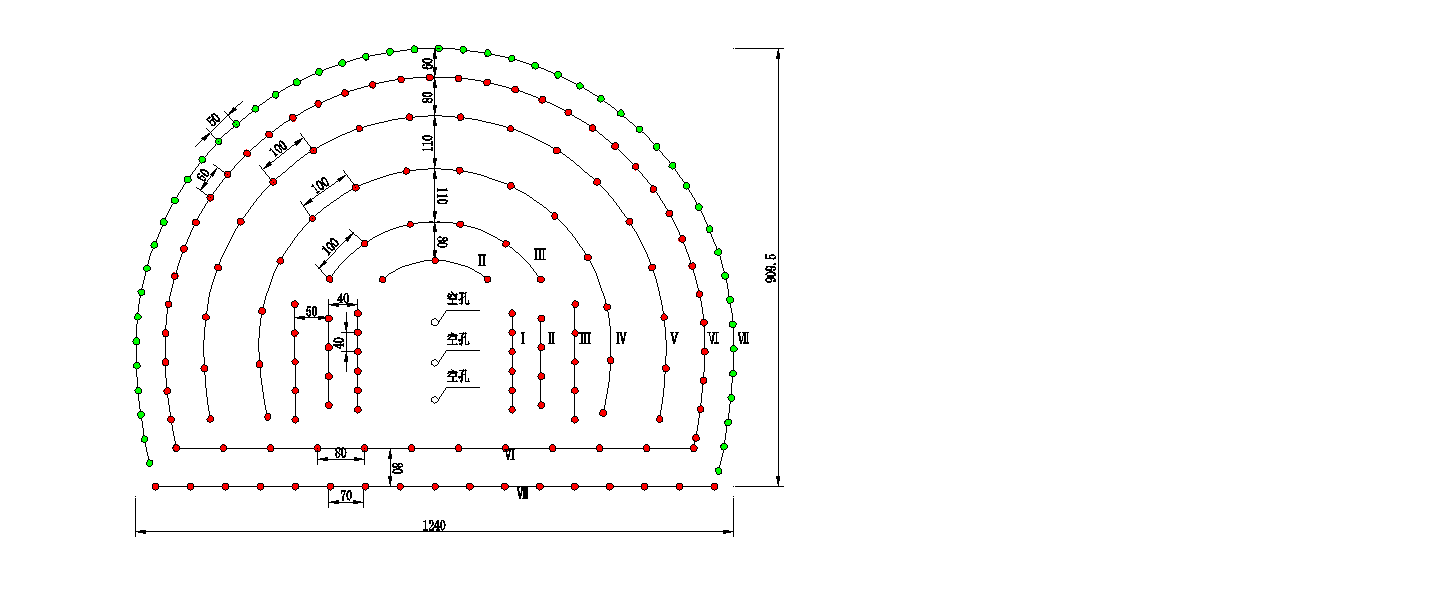
#> input picture 隧道爆破孪生模块/数据生成脚本/source/正洞Ⅳ级全断面炮眼布置图_图4.4-5.png, 1456 x 591 px, found by its file name
$ python build_design.py
#> lines starting #> are read from the running program, lines starting #| are printed output that depends on the picture; after the words box and inside, x2 and y2 are one past the last pixel; in counts of white or black regions, pixels touching at a corner belong together
# -*- coding: utf-8 -*-
"""
YL交通隧道 正洞(Ⅳ级全断面) 爆破设计三维生成
- 数据基准: 方案 图4.4-5 炮眼布置图 (source/正洞Ⅳ级全断面炮眼布置图_图4.4-5.png)
- 断面开挖宽 12.40 m, 与平台隧道模型实测断面一致 -> 设计=基准, 后续点云套在其上
- 局部坐标系(断面局部):  x=横向(右+)  y=进尺/纵深(向岩体+)  z=竖向(上+)
  原点: x=0 中线, y=0 掌子面, z=0 底板(仰拱面)
- 三维孔深/插角: 方案未给逐孔详值, 采用经验值(见 EMPIRICAL)
"""
import json, math
from pathlib import Path
import numpy as np
from PIL import Image
from scipy import ndimage

ROOT = Path(__file__).resolve().parents[1]
FIG = ROOT / "source" / "正洞Ⅳ级全断面炮眼布置图_图4.4-5.png"
OUT = ROOT / "build" / "blast-design-zhengdong.json"

OUTLINE_W = 12.40        # 开挖宽 (m) 图纸标注 1240
PERIM_SPAN = 12.10       # 周边孔横向跨度(周边孔约在轮廓内 0.15m)
WALL_MARGIN = 0.15       # 轮廓相对周边孔外扩
ADVANCE_M = 2.2          # 循环进尺(设计规范值)
Z_AXIS = 4.6             # 隧道轴心高度(用于周边/辅助孔径向外插方向)
HOLE_DEPTH_M = 4.5       # 炮孔孔底目标纵深(-y): 让孔正好钻到点云壳体后壁附近(壳深约5m)

CATEGORY = {
    "perimeter": {"label": "周边孔", "color": "#1560e6", "lengthM": 2.4, "angleDeg": 1.5},
    "cut":       {"label": "掏槽孔", "color": "#e11d2e", "lengthM": 2.6, "angleDeg": 9.0},
    "auxiliary": {"label": "辅助孔", "color": "#f4600a", "lengthM": 2.4, "angleDeg": 1.0},
    "floor":     {"label": "底板孔", "color": "#9b1fe6", "lengthM": 2.4, "angleDeg": 3.0},
}


def unit(v):
    n = math.sqrt(sum(c * c for c in v)) or 1.0
    return [c / n for c in v]


def extract_holes():
    im = np.asarray(Image.open(FIG).convert("RGB")).astype(int)
    R, G, B = im[..., 0], im[..., 1], im[..., 2]
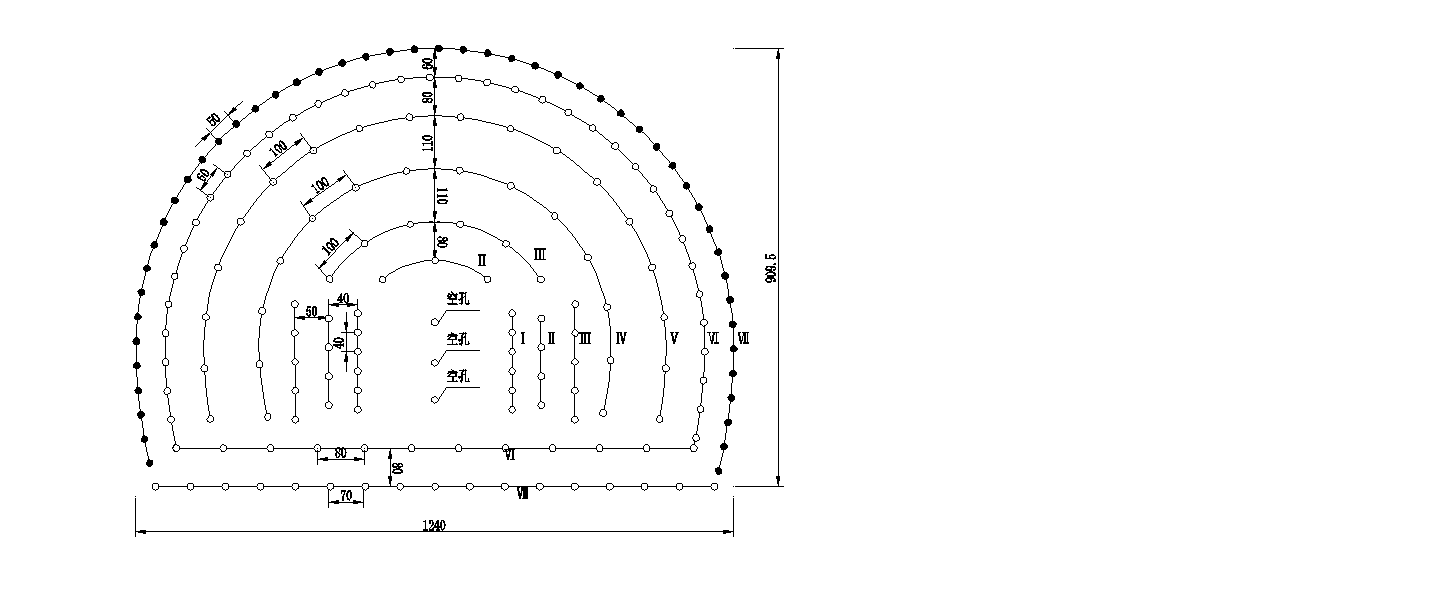
#> R: shape (591, 1456) int64; 98.3% white; black in thin lines or dots, all inside (x1, y1, x2, y2) = (132, 45, 784, 537)
#> G: shape (591, 1456) int64; 98% white; 48 black regions (10 under 20 px), largest, box (x1, y1, x2, y2) and area: (132, 45, 738, 508) 11513, (291, 293, 362, 424) 1385, (135, 498, 734, 537) 840
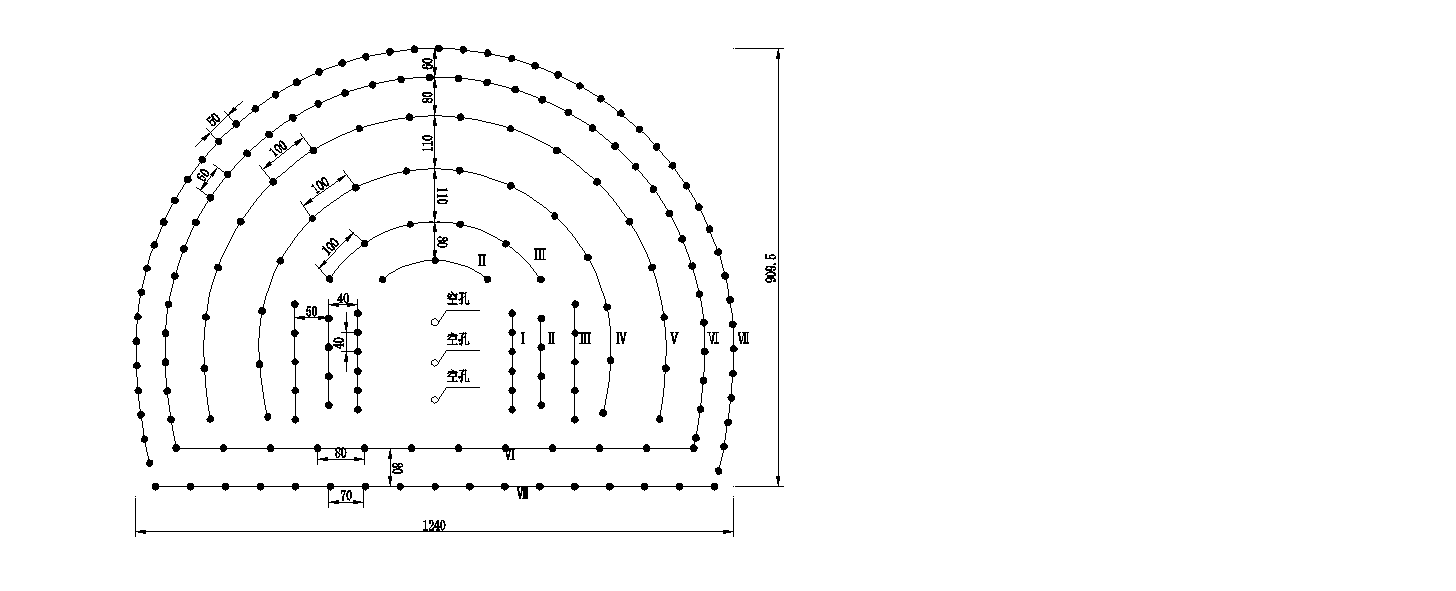
#> B: shape (591, 1456) int64; 97.9% white; 45 black regions (7 under 20 px), largest, box (x1, y1, x2, y2) and area: (132, 45, 738, 508) 12794, (291, 293, 362, 424) 1385, (135, 498, 734, 537) 840
    green = (G > 110) & (R < 120) & (B < 120) & (G - R > 40) & (G - B > 40)
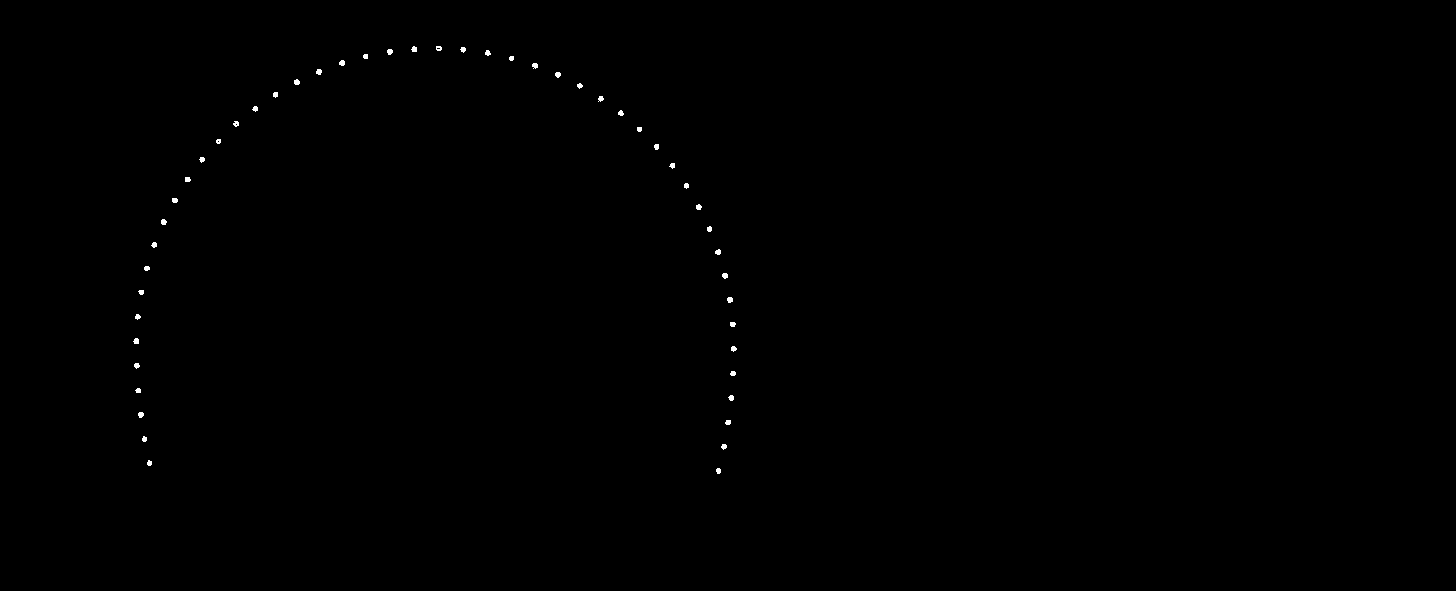
#> green: shape (591, 1456) bool; 0.15% white; 49 white regions, largest, box (x1, y1, x2, y2) and area: (727, 297, 733, 303) 30, (387, 49, 393, 55) 29, (339, 60, 345, 66) 29
    red = (R > 120) & (G < 100) & (B < 100) & (R - G > 50) & (R - B > 50)
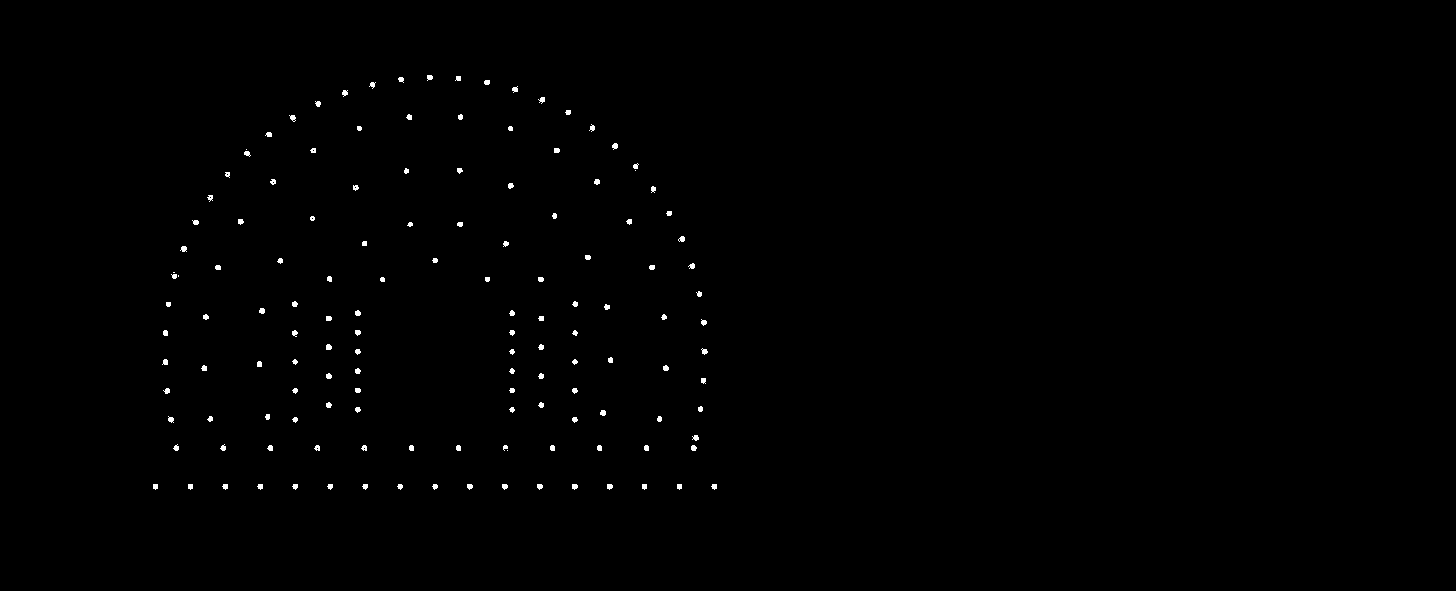
#> red: shape (591, 1456) bool; 0.42% white; 141 white regions (5 under 20 px), largest, box (x1, y1, x2, y2) and area: (180, 246, 187, 252) 31, (326, 344, 332, 350) 31, (289, 115, 296, 122) 30

    def dots(mask, lo=6, hi=400):
#> called with lo = 6, hi = 400
        lab, n = ndimage.label(mask)
#> lab: shape (591, 1456) int32; 52 distinct labels, from 0 to 51
#> n = 51
        cents = ndimage.center_of_mass(mask, lab, range(1, n + 1))
#> cents = 51 pairs, first value 47.92 to 470.4, second value 135.9 to 733.2
        sizes = ndimage.sum(mask, lab, range(1, n + 1))
#> sizes = 51 values, max 30 at index 36, min 1 at index 9, mean 25.02
        return np.array([(cx, cy) for (cy, cx), s in zip(cents, sizes) if lo <= s <= hi])

    g, r = dots(green), dots(red)
#> in dots (call 2), `lab, n = ndimage.label(mask)`: lab: shape (591, 1456) int32; 197 distinct labels, from 0 to 196
#> g = 49 pairs, first value 135.9 to 733.2, second value 47.92 to 470.4; r = 136 pairs, first value 155 to 713.9, second value 76.93 to 486.1
    # px -> m, uniform scale from perimeter span; origin: x=0 centerline, z=0 floor
    gx0, gx1 = g[:, 0].min(), g[:, 0].max()
#> gx0 = 135.9; gx1 = 733.2
    s = PERIM_SPAN / (gx1 - gx0)
#> s = 0.0203
    x0 = (gx0 + gx1) / 2.0
#> x0 = 434.6
    yfloor = max(g[:, 1].max(), r[:, 1].max())
#> yfloor = 486.1
    to_m = lambda p: np.column_stack([(p[:, 0] - x0) * s, (yfloor - p[:, 1]) * s])
    G, Rm = to_m(g), to_m(r)
#> G = 49 pairs, first value -6.05 to 6.05, second value 0.318 to 8.88; Rm = 136 pairs, first value -5.66 to 5.66, second value 0 to 8.29
    x, z = Rm[:, 0], Rm[:, 1]
#> x = 136 values, max 5.66 at index 135, min -5.66 at index 119, mean 0.0228; z = 136 values, max 8.29 at index 0, min 0 at index 126, mean 3.49
    floor = z < 1.15
    cut = (~floor) & (np.abs(x) < 1.75) & (z > 2.1) & (z < 4.9)
    aux = ~(floor | cut)
    return {
        "perimeter": G, "cut": Rm[cut], "auxiliary": Rm[aux],
        "floor": Rm[floor],
    }


def direction(category, x, z):
    a = math.radians(CATEGORY[category]["angleDeg"])
    if category in ("perimeter", "auxiliary"):
        rad = unit([x, 0.0, z - Z_AXIS])              # 径向外插
        return unit([rad[0] * math.sin(a), math.cos(a), rad[2] * math.sin(a)])
    if category == "floor":
        return unit([0.0, math.cos(a), -math.sin(a)])  # 向下保底板
    if category == "cut":
        if abs(x) < 0.2:
            return unit([0.0, math.cos(a), -math.sin(a)])
        toward = -1.0 if x > 0 else 1.0                # 楔形向中线汇聚
        return unit([toward * math.sin(a), math.cos(a), 0.0])
    return [0.0, 1.0, 0.0]                              # 中空孔平行


def build_contour(perim):
    """周边孔按极角排序成拱, 径向外扩 WALL_MARGIN, 底部沿 z=0 闭合。"""
    pts = sorted(perim.tolist(), key=lambda p: math.atan2(p[1], p[0]))  # 右下->拱顶->左下
    arch = []
    for x, z in pts:
        r = unit([x, z])
        arch.append([x + r[0] * WALL_MARGIN, 0.0, z + r[1] * WALL_MARGIN])
    half = OUTLINE_W / 2.0
    left_bottom = [-half, 0.0, 0.0]
    right_bottom = [half, 0.0, 0.0]
    # arch 顺序是 右下->拱顶->左下; 闭合: ...左下 -> 左底角 -> 右底角 -> 右下(首点)
    return [right_bottom] + arch + [left_bottom]


def build():
    groups = extract_holes()
#> groups = 4 items
    holes, counts = [], {}
    for cat, pts in groups.items():
        spec = CATEGORY[cat]
        counts[cat] = len(pts)
        for i, (x, z) in enumerate(pts):
            d = direction(cat, x, z)
            d = [d[0], -d[1], d[2]]   # 炮孔往壳体内钻(-y方向), 使设计嵌入点云空腔
            # 孔长按各自角度换算, 使孔底纵深统一到 HOLE_DEPTH_M(直达壳体后壁附近)
            L = HOLE_DEPTH_M / abs(d[1]) if abs(d[1]) > 1e-3 else HOLE_DEPTH_M
            collar = [float(x), 0.0, float(z)]
            toe = [collar[k] + d[k] * L for k in range(3)]
            holes.append({
                "id": f"{cat}-{i+1:02d}", "category": cat, "label": spec["label"],
                "color": spec["color"], "diameterMm": 45, "charged": cat != "empty",
                "lengthM": L, "angleDeg": spec["angleDeg"],
                "collar": collar, "toe": toe, "direction": d,
            })
#> this loop made 4 passes
#> cat on passes 1, 3: 'perimeter', 'auxiliary'
#> cat on pass 2: 'cut'
#> after the loop, counts = {'perimeter': 49, 'cut': 11, 'auxiliary': 95, 'floor': 30}; holes = 185 items
    contour = build_contour(groups["perimeter"])
#> in build_contour, `pts = sorted(perim.tolist(), key=lambda p: math.atan2(p[1], p[0]))`: pts has the same summary as G in extract_holes
#> the loop in build_contour, `for x, z in pts:` made 49 passes
#> (x, z) on passes 5 to 16: (6.04, 2.29), (6.05, 2.79), (6.03, 3.29), (5.98, 3.78), (5.87, 4.27), (5.74, 4.75), (5.56, 5.22), (5.34, 5.66), (5.09, 6.09), (4.81, 6.5), (4.49, 6.88), (4.14, 7.24)
#> (x, z, n in unit, r) on passes 1 to 4: (5.74, 0.318, 5.75, [0.998, 0.0552]), (5.85, 0.81, 5.91, [0.991, 0.137]), (5.94, 1.3, 6.08, [0.977, 0.214]), (6, 1.8, 6.27, [0.958, 0.287])
    perim = groups["perimeter"]
    design = {
        "metadata": {
            "name": "YL交通隧道 正洞(Ⅳ级全断面) 光面爆破 三维孪生",
            "source": "方案 图4.4-5 正洞Ⅳ级全断面光面爆破炮眼布置图",
            "sectionSpec": {"excavationWidthM": OUTLINE_W,
                            "perimeterSpanM": round(float(perim[:,0].max()-perim[:,0].min()),3),
                            "crownHeightM": round(float(perim[:,1].max()),3)},
            "coordinateFrame": "local: x=lateral(right+), y=advance(into rock+), z=up; origin at centerline/face/floor",
            "advanceM": ADVANCE_M, "centerlineX": 0.0,
            "holeCounts": counts, "totalCharged": sum(v for k,v in counts.items() if k!="empty"),
            "empiricalNote": "孔深/插角为按类别经验值(方案未给逐孔三维姿态): 周边1.5°外插, 辅助1.0°, 底板3.0°下插, 掏槽9.0°楔形汇聚, 中空孔平行",
        },
        "categories": {k: {"label": v["label"], "color": v["color"], "count": counts.get(k, 0)}
                       for k, v in CATEGORY.items()},
        "contour": contour,
        "holes": holes,
    }
    OUT.write_text(json.dumps(design, ensure_ascii=False, indent=2), encoding="utf-8")
    print(f"写出 {OUT}")
    print("孔数:", counts, " 合计装药孔:", design["metadata"]["totalCharged"])
#| 孔数: {'perimeter': 49, 'cut': 11, 'auxiliary': 95, 'floor': 30}  合计装药孔: 185
    print("断面: 周边宽 %.2fm  拱顶高 %.2fm  轮廓宽 %.2fm" %
          (perim[:,0].max()-perim[:,0].min(), perim[:,1].max(), OUTLINE_W))
#| 断面: 周边宽 12.10m  拱顶高 8.88m  轮廓宽 12.40m
    return design


def preview(design):
    import matplotlib; matplotlib.use("Agg")
    import matplotlib.pyplot as plt
    from mpl_toolkits.mplot3d import Axes3D  # noqa
    fig = plt.figure(figsize=(13, 6))
    # 正视(x-z)
    ax1 = fig.add_subplot(1, 2, 1)
    c = np.array(design["contour"])
    cc = np.vstack([c[:, 0], c[:, 2]]).T
    ax1.plot(np.append(cc[:,0],cc[0,0]), np.append(cc[:,1],cc[0,1]), 'k-', lw=1)
    for h in design["holes"]:
        ax1.plot(h["collar"][0], h["collar"][2], 'o', color=h["color"], ms=4)
    ax1.set_aspect('equal'); ax1.set_title('front (x-z)'); ax1.grid(alpha=.3)
    # 3D 斜视
    ax2 = fig.add_subplot(1, 2, 2, projection='3d')
    for h in design["holes"]:
        a, b = h["collar"], h["toe"]
        ax2.plot([a[0],b[0]],[a[1],b[1]],[a[2],b[2]], color=h["color"], lw=0.8)
    ax2.set_title('3D holes (y=advance)'); ax2.set_box_aspect((12,4,9))
    ax2.view_init(elev=12, azim=-72)
    p = ROOT / "build" / "_design_preview.png"
    plt.tight_layout(); plt.savefig(p, dpi=110); print("预览:", p)
#> after `plt.tight_layout()`:
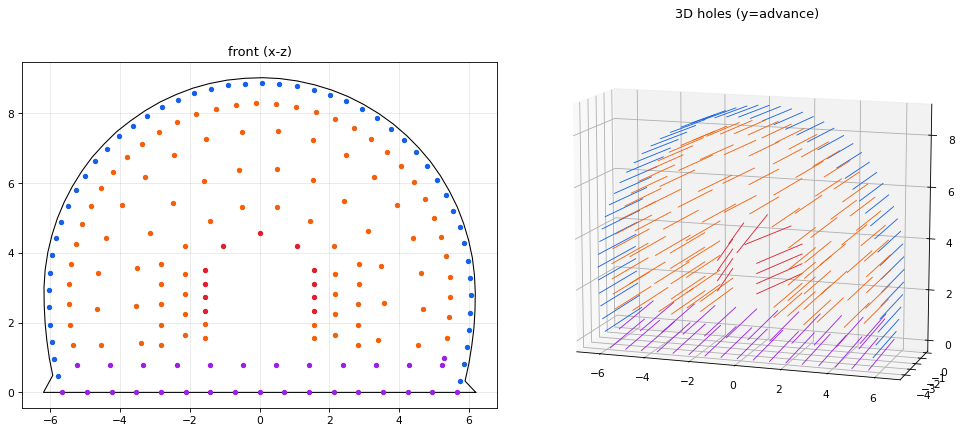
#> figure drawn by matplotlib, 2 panels


if __name__ == "__main__":
    preview(build())
